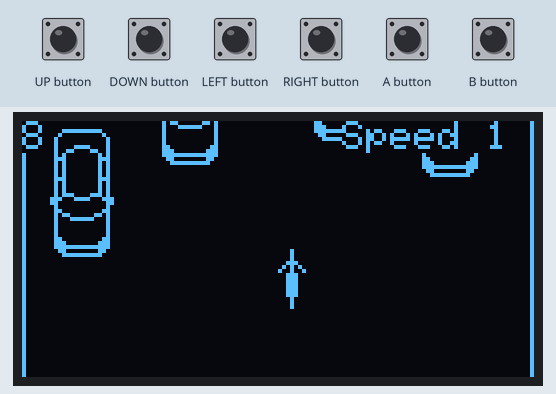
A sketch run on a simulated Arduboy, built with avr-gcc and run on an emulated ATmega32U4. Parts: 128×64 one-colour display. Inputs (shaded band) come from the test bench. Random numbers use the default seed unless the sketch sets one.

Above: at 1.2 s.
1.3 s: LEFT button pressed for 1 s
At 3.0 s:
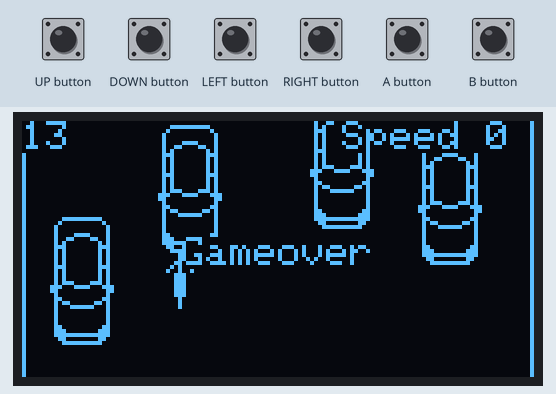
3.8 s: B button pressed for 1 s
At 4.39 s:
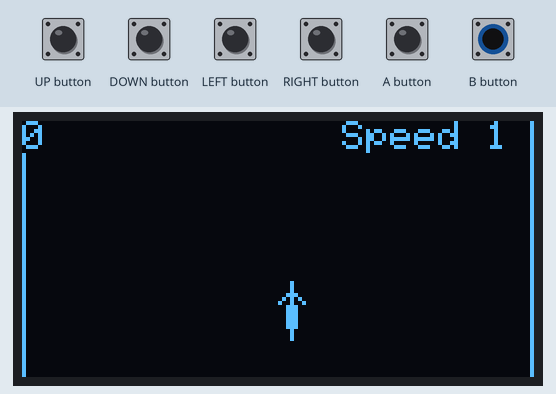
5.4 s: RIGHT button pressed for 1 s
At 6.6 s:
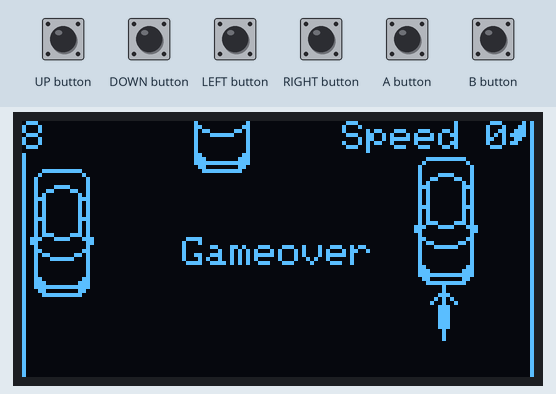
7.9 s: B button pressed for 0.15 s
At 8.13 s:
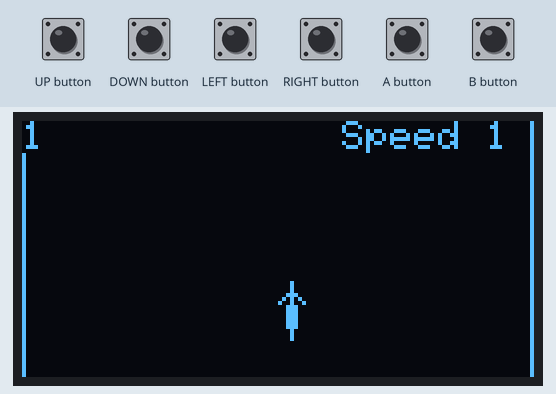
8.6 s: UP button pressed for 0.15 s
At 9.7 s:
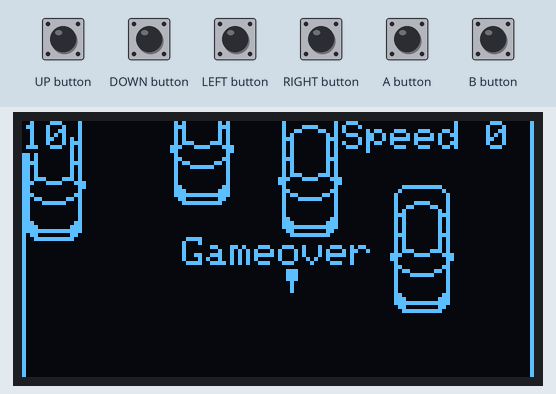
Timing chart, 0 to 11.6 s (numbered marks = the images above; inputs shaded):
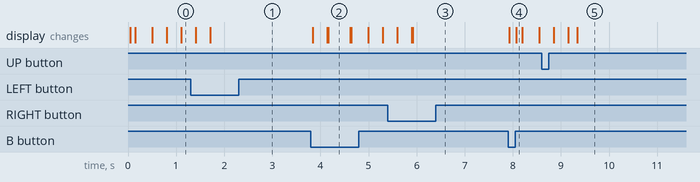

Measured:
- after the input at 3.8 s, the display: changes at once (image 2)
- after the input at 7.9 s, the display: first changes at once (image 4 shows a later state)

The sketch:

CarArduboy.ino
```cpp
#include <Arduboy2.h>
#include "Bitmaps.h"

Arduboy2 arduboy;

#define ANZ_CARS 4

char Cars[8] = {0, 0, 0, 0, 0, 0, 0, 0};
char carSpeed = 1;

char bikeX = 64;
char bikeY = 32;
char bikeSpeed = 2;
long score = 0;

bool isGameover = false;

void setup()
{
  arduboy.begin();
  arduboy.setFrameRate(40);

  for (byte i = 1; i <= ANZ_CARS; i++)
  {
    setupCar(i);
  }
}

void loop()
{

  if (!(arduboy.nextFrame()))
    return;

  if (arduboy.everyXFrames(5))
  {
    score += carSpeed;
  }

  if (arduboy.pressed(RIGHT_BUTTON))
  {

    bikeX += bikeSpeed;
    if (bikeX > 121)
      bikeX = 121;
  }

  if (arduboy.pressed(LEFT_BUTTON))
  {
    bikeX -= bikeSpeed;
    if (bikeX < 0)
      bikeX = 0;
  }

  if (arduboy.pressed(UP_BUTTON))
  {
    bikeY -= bikeSpeed;
    if (bikeY < 0)
      bikeY = 0;
  }

  if (arduboy.pressed(DOWN_BUTTON))
  {
    bikeY += bikeSpeed;
    if (bikeY > 54)
      bikeY = 54;
  }

  if (arduboy.pressed(A_BUTTON))
  {
    if (!isGameover and arduboy.everyXFrames(5))
    {
      if (carSpeed == 2)
      {
        carSpeed = 1;
      }
      else
      {
        carSpeed = 2;
      }
    }
  }

  if (arduboy.pressed(B_BUTTON))
  {
    restartGame();
  }
  moveCars(carSpeed);
  isGameover = isBikeOverlapping();

  arduboy.clear();

  drawCars();
  arduboy.drawSlowXYBitmap(bikeX, bikeY, BIKE, 7, 16, WHITE);
  arduboy.drawLine(0, 0, 0, 63, WHITE);
  arduboy.drawLine(127, 0, 127, 63, WHITE);

  arduboy.setCursor(0, 0);
  arduboy.print(score);

  arduboy.setCursor(80, 0);
  arduboy.print("Speed ");
  arduboy.print((byte)carSpeed);
  // arduboy.print(arduboy.cpuLoad());
  // arduboy.print(isBikeOverlapping());

  if (isGameover)
    gameover();

  arduboy.display();
}

void drawCars()
{
  for (byte i = 0; i < ANZ_CARS * 2; i += 2)
  {
    arduboy.drawSlowXYBitmap(Cars[i], Cars[i + 1], CAR, 16, 32, WHITE);
  }
}

void moveCars(byte pPixel)
{
  for (byte i = 1; i < ANZ_CARS * 2; i += 2)
  {
    if (Cars[i] > 64)
    {
      // Cars[i] = -32;
      setupCar((i + 1) / 2);
    }
    else
    {
      Cars[i] += pPixel;
    }
  }
}

void setupCar(byte pID)
{
  byte x = (pID * 2) - 2;
  byte y = (pID * 2) - 1;

  do
  {
    Cars[x] = random(112);
    Cars[y] = -1 * 32 - random(40);
  } while (isCarOverlapping(pID));
}

bool isCarOverlapping(byte pID)
{
  char x = Cars[(pID * 2) - 2];
  char y = Cars[(pID * 2) - 1];
  bool overlapp = false;

  for (byte i = 0; i < ANZ_CARS * 2; i += 2)
  {
    if ((Cars[i] + 16 > x and x + 16 > Cars[i] and Cars[i + 1] + 32 > y and y + 32 > Cars[i + 1]) and !(x == Cars[i] and y == Cars[i + 1]))
    {
      overlapp = true;
    }
  }
  return overlapp;
}

bool isBikeOverlapping()
{
  bool overlapp = false;
  // bikeX, bikeY

  for (byte i = 0; i < ANZ_CARS * 2; i += 2)
  {
    if (Cars[i] + 16 > bikeX and bikeX + 7 > Cars[i] and Cars[i + 1] + 32 > bikeY and bikeY + 16 > Cars[i + 1])
    {
      overlapp = true;
    }
  }
  return overlapp;
}

void gameover()
{
  bikeSpeed = 0;
  carSpeed = 0;

  arduboy.setCursor(40, 29);
  arduboy.print("Gameover");
}

void restartGame()
{
  bikeX = 64;
  bikeY = 40;
  bikeSpeed = 2;
  carSpeed = 1;
  score = 0;

  for (byte i = 1; i <= ANZ_CARS; i++)
  {
    setupCar(i);
  }

  isGameover = false;
}
```

Bitmaps.h
```cpp
const unsigned char PROGMEM CAR[] =
{
0x1F, 0xF8, 0x20, 0x04, 0x40, 0x02, 0x40, 0x02,
0x43, 0xC2, 0x4C, 0x32, 0x50, 0x0A, 0x70, 0x0E,
0x50, 0x0A, 0x50, 0x0A, 0x50, 0x0A, 0x50, 0x0A,
0x70, 0x0E, 0x50, 0x0A, 0x50, 0x0A, 0x50, 0x0A,
0x5C, 0x3A, 0xE3, 0xC7, 0xC0, 0x03, 0x40, 0x02,
0x60, 0x06, 0x58, 0x1A, 0x47, 0xE2, 0x40, 0x02,
0x40, 0x02, 0x40, 0x02, 0x40, 0x02, 0x60, 0x06,
0x70, 0x0E, 0x7F, 0xFE, 0x30, 0x0C, 0x1F, 0xF8
};

const unsigned char PROGMEM BIKE[] =
{
0x10, 0x10, 0x10, 0x38, 0x54, 0x92, 0x38, 0x38,
0x38, 0x38, 0x38, 0x38, 0x10, 0x10, 0x10, 0x00,
0x00, 0x00
};
```
